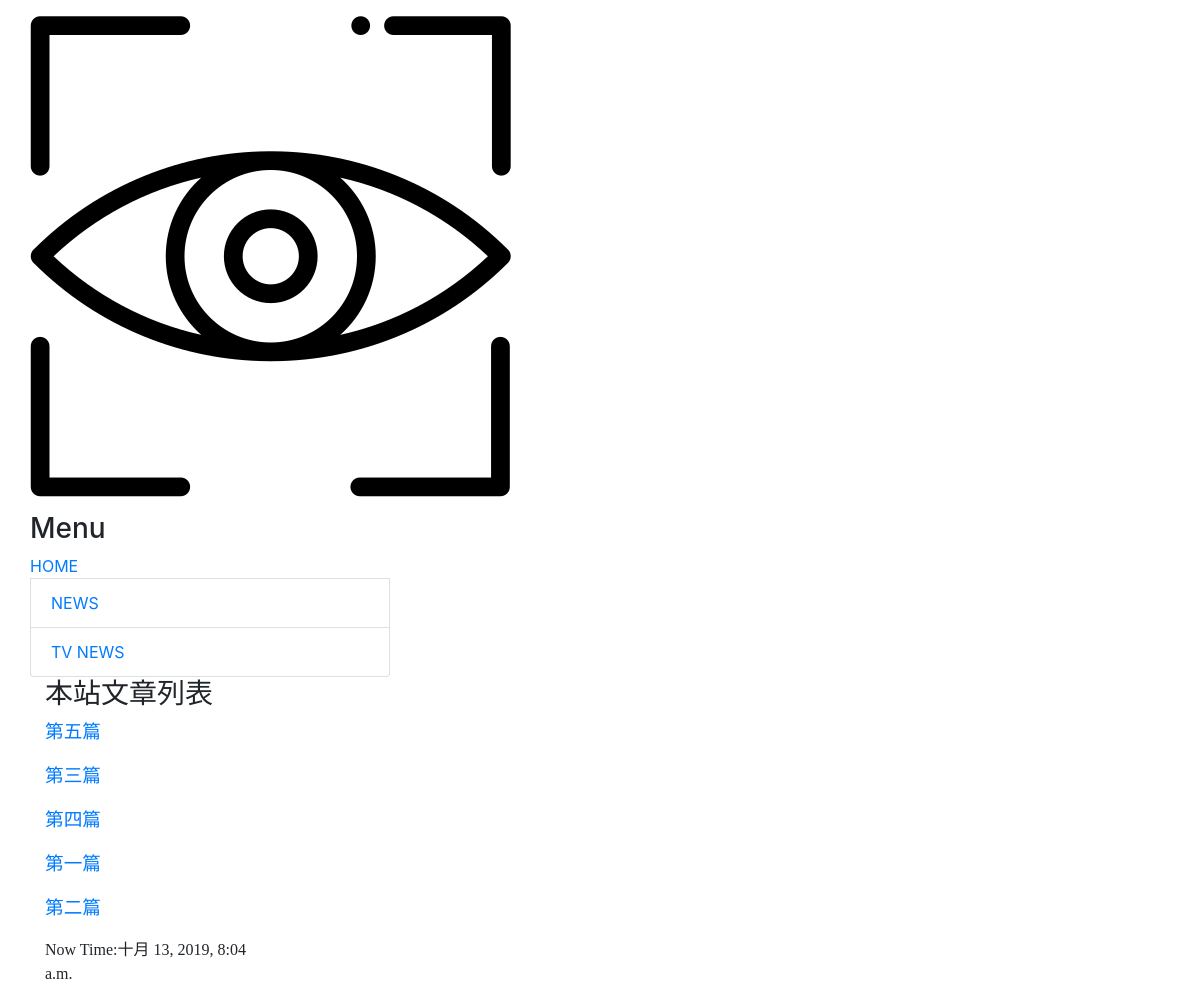
The page / on the database its author committed.
### mainsite/models.py (models this page shows, shortened)
class Post(models.Model):
	title = models.CharField(max_length=200)
	slug = models.CharField(max_length=200)
	body = models.TextField()
	pub_date = models.DateTimeField(default=timezone.now)
	class Meta:
		ordering = ('-pub_date',)

### mainsite/views.py (the view, shortened to what this page needs)
# urls.py: path('',homepage),
def homepage(request):
	posts = Post.objects.all()
	now = datetime.now()
	return render(request, 'index.html', locals())

### templates/index.html (shortened to what this page needs)
{% extends 'base.html' %}
{% block headmessage %}
	<h3 style="font-family: 標楷體">本站文章列表</h3>
{% endblock %}
{% block content %}
	{% for post in posts %}
		<p style="font-family:微軟正黑體; font-size: 14pt; font-weight: blod;">
			<a href="/post/{{ post.slug }}">{{ post.title }}</a>
	{% endfor %}
{% endblock %}

### rows shown on the page
Post: title "第五篇"
Post: title "第三篇"
Post: title "第四篇"
Post: title "第一篇"
Post: title "第二篇"
